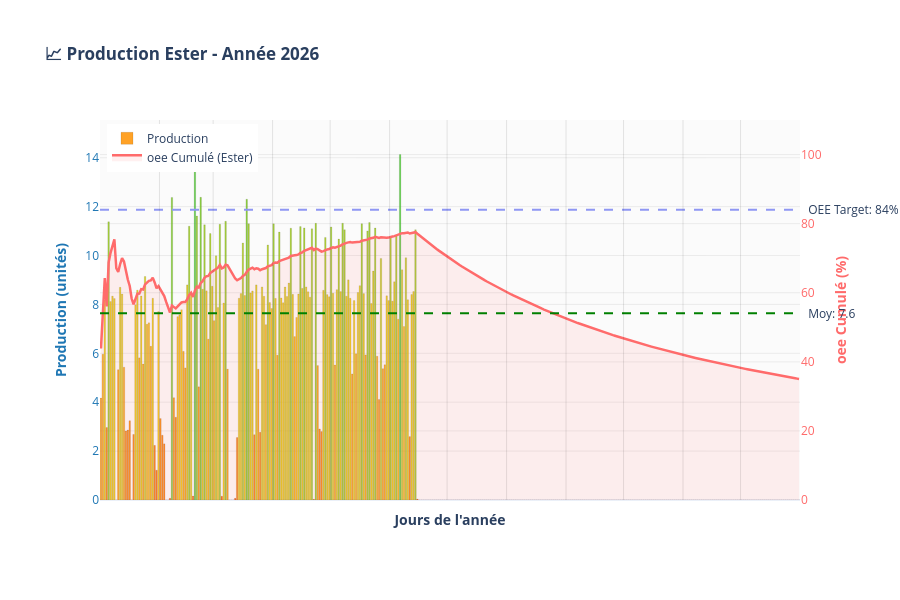

The notebook cell saved with this chart:
### Code cell
dashboard.plot_histogramme_annee_complet(annea=2026, nom_produit='Ester', std=2)

### Figure 1 — Plotly figure (JSON) as saved in the notebook; plotly's stock layout.template omitted (floating-point values rounded to 4 significant figures; data arrays with more than 128 entries replaced by an {"elided": "..."} marker saying what was removed)
{"data": [{"hovertemplate": "<b>%{x}</b><br>Prod: %{y:.1f}<extra></extra>", "marker": {"color": {"elided": "365 str values"}, "line": {"color": "rgba(0,0,0,0.2)", "width": 0.5}}, "name": "Production", "showlegend": true, "type": "bar", "x": {"elided": "365 str values"}, "y": {"elided": "365 float values"}, "yaxis": "y"}, {"fill": "tozeroy", "fillcolor": "rgba(255, 107, 107, 0.1)", "hovertemplate": "<b>%{x}</b><br>oee Cumul: %{y:.1f}%<extra></extra>", "line": {"color": "#FF6B6B", "width": 2.5}, "mode": "lines", "name": "oee Cumulé (Ester)", "type": "scatter", "x": {"elided": "365 str values"}, "y": {"elided": "365 float values"}, "yaxis": "y2"}], "layout": {"annotations": [{"showarrow": false, "text": "  Moy: 7.6", "x": 1, "xanchor": "left", "xref": "x domain", "y": 7.642, "yanchor": "middle", "yref": "y"}, {"showarrow": false, "text": "  OEE Target: 84%", "x": 1, "xanchor": "left", "xref": "x domain", "y": 84, "yanchor": "middle", "yref": "y2"}], "height": 600, "hovermode": "x unified", "legend": {"x": 0.01, "y": 0.99}, "margin": {"b": 100, "l": 100, "r": 100, "t": 120}, "plot_bgcolor": "rgba(240, 240, 240, 0.3)", "shapes": [{"line": {"color": "green", "dash": "dash", "width": 2}, "type": "line", "x0": 0, "x1": 1, "xref": "x domain", "y0": 7.642, "y1": 7.642, "yref": "y"}, {"line": {"color": "#8f97F3", "dash": "dash", "width": 2}, "type": "line", "x0": 0, "x1": 1, "xref": "x domain", "y0": 84, "y1": 84, "yref": "y2"}, {"line": {"color": "rgba(0,0,0,0.1)", "dash": "solid", "width": 1}, "type": "line", "x0": 30.5, "x1": 30.5, "xref": "x", "y0": 0, "y1": 1, "yref": "y domain"}, {"line": {"color": "rgba(0,0,0,0.1)", "dash": "solid", "width": 1}, "type": "line", "x0": 58.5, "x1": 58.5, "xref": "x", "y0": 0, "y1": 1, "yref": "y domain"}, {"line": {"color": "rgba(0,0,0,0.1)", "dash": "solid", "width": 1}, "type": "line", "x0": 89.5, "x1": 89.5, "xref": "x", "y0": 0, "y1": 1, "yref": "y domain"}, {"line": {"color": "rgba(0,0,0,0.1)", "dash": "solid", "width": 1}, "type": "line", "x0": 119.5, "x1": 119.5, "xref": "x", "y0": 0, "y1": 1, "yref": "y domain"}, {"line": {"color": "rgba(0,0,0,0.1)", "dash": "solid", "width": 1}, "type": "line", "x0": 150.5, "x1": 150.5, "xref": "x", "y0": 0, "y1": 1, "yref": "y domain"}, {"line": {"color": "rgba(0,0,0,0.1)", "dash": "solid", "width": 1}, "type": "line", "x0": 180.5, "x1": 180.5, "xref": "x", "y0": 0, "y1": 1, "yref": "y domain"}, {"line": {"color": "rgba(0,0,0,0.1)", "dash": "solid", "width": 1}, "type": "line", "x0": 211.5, "x1": 211.5, "xref": "x", "y0": 0, "y1": 1, "yref": "y domain"}, {"line": {"color": "rgba(0,0,0,0.1)", "dash": "solid", "width": 1}, "type": "line", "x0": 242.5, "x1": 242.5, "xref": "x", "y0": 0, "y1": 1, "yref": "y domain"}, {"line": {"color": "rgba(0,0,0,0.1)", "dash": "solid", "width": 1}, "type": "line", "x0": 272.5, "x1": 272.5, "xref": "x", "y0": 0, "y1": 1, "yref": "y domain"}, {"line": {"color": "rgba(0,0,0,0.1)", "dash": "solid", "width": 1}, "type": "line", "x0": 303.5, "x1": 303.5, "xref": "x", "y0": 0, "y1": 1, "yref": "y domain"}, {"line": {"color": "rgba(0,0,0,0.1)", "dash": "solid", "width": 1}, "type": "line", "x0": 333.5, "x1": 333.5, "xref": "x", "y0": 0, "y1": 1, "yref": "y domain"}], "title": {"text": "<b>📈 Production Ester - Année 2026</b>"}, "xaxis": {"showgrid": false, "showticklabels": false, "title": {"text": "<b>Jours de l'année</b>"}}, "yaxis": {"gridcolor": "rgba(200, 200, 200, 0.3)", "gridwidth": 1, "range": [0, 15.54], "showgrid": true, "side": "left", "tickfont": {"color": "#1f77b4"}, "title": {"font": {"color": "#1f77b4"}, "text": "<b>Production (unités)</b>"}}, "yaxis2": {"gridcolor": "rgba(200, 200, 200, 0.3)", "gridwidth": 1, "overlaying": "y", "range": [0, 110], "showgrid": true, "side": "right", "tickfont": {"color": "#FF6B6B"}, "title": {"font": {"color": "#FF6B6B"}, "text": "<b>oee Cumulé (%)</b>"}}}}
